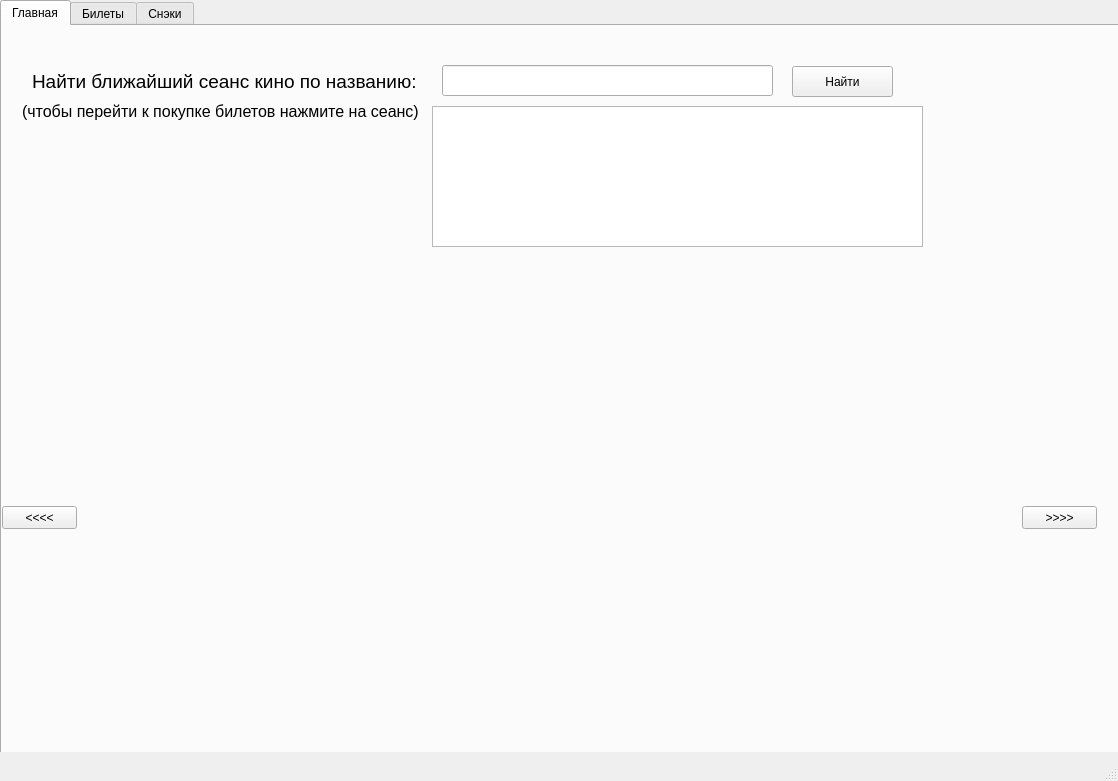
<?xml version="1.0" encoding="UTF-8"?>
<ui version="4.0">
 <class>MainWindow</class>
 <widget class="QMainWindow" name="MainWindow">
  <property name="geometry">
   <rect>
    <x>0</x>
    <y>0</y>
    <width>1118</width>
    <height>781</height>
   </rect>
  </property>
  <property name="windowTitle">
   <string>Сеть Кинотеатров</string>
  </property>
  <widget class="QWidget" name="centralwidget">
   <widget class="QTabWidget" name="tabWidget">
    <property name="geometry">
     <rect>
      <x>0</x>
      <y>0</y>
      <width>1271</width>
      <height>811</height>
     </rect>
    </property>
    <property name="currentIndex">
     <number>0</number>
    </property>
    <widget class="QWidget" name="tab">
     <attribute name="title">
      <string>Главная</string>
     </attribute>
     <widget class="QLabel" name="playbill_image">
      <property name="geometry">
       <rect>
        <x>0</x>
        <y>260</y>
        <width>1111</width>
        <height>481</height>
       </rect>
      </property>
      <property name="text">
       <string/>
      </property>
     </widget>
     <widget class="QPushButton" name="left_image">
      <property name="geometry">
       <rect>
        <x>0</x>
        <y>480</y>
        <width>75</width>
        <height>23</height>
       </rect>
      </property>
      <property name="text">
       <string>&lt;&lt;&lt;&lt;</string>
      </property>
     </widget>
     <widget class="QPushButton" name="right_image">
      <property name="geometry">
       <rect>
        <x>1020</x>
        <y>480</y>
        <width>75</width>
        <height>23</height>
       </rect>
      </property>
      <property name="text">
       <string>&gt;&gt;&gt;&gt;</string>
      </property>
     </widget>
     <widget class="QLabel" name="label_30">
      <property name="geometry">
       <rect>
        <x>30</x>
        <y>30</y>
        <width>421</width>
        <height>51</height>
       </rect>
      </property>
      <property name="font">
       <font>
        <pointsize>14</pointsize>
       </font>
      </property>
      <property name="text">
       <string>Найти ближайший сеанс кино по названию:</string>
      </property>
     </widget>
     <widget class="QListWidget" name="nearst_sessions">
      <property name="geometry">
       <rect>
        <x>430</x>
        <y>80</y>
        <width>491</width>
        <height>141</height>
       </rect>
      </property>
     </widget>
     <widget class="QPushButton" name="nearst_btn">
      <property name="geometry">
       <rect>
        <x>790</x>
        <y>40</y>
        <width>101</width>
        <height>31</height>
       </rect>
      </property>
      <property name="text">
       <string>Найти</string>
      </property>
     </widget>
     <widget class="QLabel" name="label_31">
      <property name="geometry">
       <rect>
        <x>20</x>
        <y>60</y>
        <width>411</width>
        <height>51</height>
       </rect>
      </property>
      <property name="font">
       <font>
        <pointsize>12</pointsize>
       </font>
      </property>
      <property name="text">
       <string>(чтобы перейти к покупке билетов нажмите на сеанс)</string>
      </property>
     </widget>
     <widget class="QLineEdit" name="title">
      <property name="geometry">
       <rect>
        <x>440</x>
        <y>39</y>
        <width>331</width>
        <height>31</height>
       </rect>
      </property>
     </widget>
    </widget>
    <widget class="QWidget" name="tab_2">
     <attribute name="title">
      <string>Билеты</string>
     </attribute>
     <widget class="QPushButton" name="pay">
      <property name="geometry">
       <rect>
        <x>1000</x>
        <y>70</y>
        <width>75</width>
        <height>23</height>
       </rect>
      </property>
      <property name="text">
       <string>Купить</string>
      </property>
     </widget>
     <widget class="QComboBox" name="combo_time">
      <property name="geometry">
       <rect>
        <x>670</x>
        <y>20</y>
        <width>171</width>
        <height>22</height>
       </rect>
      </property>
     </widget>
     <widget class="QLabel" name="label_price">
      <property name="geometry">
       <rect>
        <x>980</x>
        <y>30</y>
        <width>47</width>
        <height>13</height>
       </rect>
      </property>
      <property name="text">
       <string>Сумма:</string>
      </property>
     </widget>
     <widget class="QLCDNumber" name="price">
      <property name="geometry">
       <rect>
        <x>1020</x>
        <y>20</y>
        <width>91</width>
        <height>23</height>
       </rect>
      </property>
     </widget>
     <widget class="QComboBox" name="combo_cinema">
      <property name="geometry">
       <rect>
        <x>90</x>
        <y>20</y>
        <width>151</width>
        <height>22</height>
       </rect>
      </property>
     </widget>
     <widget class="QComboBox" name="combo_sessions">
      <property name="geometry">
       <rect>
        <x>430</x>
        <y>20</y>
        <width>151</width>
        <height>22</height>
       </rect>
      </property>
     </widget>
     <widget class="QComboBox" name="combo_halls">
      <property name="geometry">
       <rect>
        <x>320</x>
        <y>20</y>
        <width>51</width>
        <height>22</height>
       </rect>
      </property>
     </widget>
     <widget class="QPushButton" name="choose_btn">
      <property name="geometry">
       <rect>
        <x>850</x>
        <y>20</y>
        <width>101</width>
        <height>23</height>
       </rect>
      </property>
      <property name="text">
       <string>Выбрать место</string>
      </property>
     </widget>
     <widget class="QWidget" name="horizontalLayoutWidget">
      <property name="geometry">
       <rect>
        <x>70</x>
        <y>60</y>
        <width>761</width>
        <height>17</height>
       </rect>
      </property>
      <layout class="QHBoxLayout" name="horizontalLayout">
       <item>
        <widget class="QLabel" name="label_7">
         <property name="text">
          <string>1</string>
         </property>
        </widget>
       </item>
       <item>
        <widget class="QLabel" name="label_15">
         <property name="text">
          <string>2</string>
         </property>
        </widget>
       </item>
       <item>
        <widget class="QLabel" name="label_23">
         <property name="text">
          <string>3</string>
         </property>
        </widget>
       </item>
       <item>
        <widget class="QLabel" name="label_26">
         <property name="text">
          <string>4</string>
         </property>
        </widget>
       </item>
       <item>
        <widget class="QLabel" name="label_25">
         <property name="text">
          <string>5</string>
         </property>
        </widget>
       </item>
       <item>
        <widget class="QLabel" name="label_24">
         <property name="text">
          <string>6</string>
         </property>
        </widget>
       </item>
       <item>
        <widget class="QLabel" name="label_22">
         <property name="text">
          <string>7</string>
         </property>
        </widget>
       </item>
       <item>
        <widget class="QLabel" name="label_21">
         <property name="text">
          <string>8</string>
         </property>
        </widget>
       </item>
       <item>
        <widget class="QLabel" name="label_20">
         <property name="text">
          <string>9</string>
         </property>
        </widget>
       </item>
       <item>
        <widget class="QLabel" name="label_19">
         <property name="text">
          <string>10</string>
         </property>
        </widget>
       </item>
       <item>
        <widget class="QLabel" name="label_18">
         <property name="text">
          <string>11</string>
         </property>
        </widget>
       </item>
       <item>
        <widget class="QLabel" name="label_17">
         <property name="text">
          <string>12</string>
         </property>
        </widget>
       </item>
       <item>
        <widget class="QLabel" name="label_16">
         <property name="text">
          <string>13</string>
         </property>
        </widget>
       </item>
       <item>
        <widget class="QLabel" name="label_14">
         <property name="text">
          <string>14</string>
         </property>
        </widget>
       </item>
       <item>
        <widget class="QLabel" name="label_13">
         <property name="text">
          <string>15</string>
         </property>
        </widget>
       </item>
       <item>
        <widget class="QLabel" name="label_12">
         <property name="text">
          <string>16</string>
         </property>
        </widget>
       </item>
       <item>
        <widget class="QLabel" name="label_11">
         <property name="text">
          <string>17</string>
         </property>
        </widget>
       </item>
       <item>
        <widget class="QLabel" name="label_10">
         <property name="text">
          <string>18</string>
         </property>
        </widget>
       </item>
       <item>
        <widget class="QLabel" name="label_9">
         <property name="text">
          <string>19</string>
         </property>
        </widget>
       </item>
       <item>
        <widget class="QLabel" name="label_8">
         <property name="text">
          <string>20</string>
         </property>
        </widget>
       </item>
       <item>
        <widget class="QLabel" name="label_6">
         <property name="text">
          <string>21</string>
         </property>
        </widget>
       </item>
       <item>
        <widget class="QLabel" name="label_5">
         <property name="text">
          <string>22</string>
         </property>
        </widget>
       </item>
       <item>
        <widget class="QLabel" name="label_4">
         <property name="text">
          <string>23</string>
         </property>
        </widget>
       </item>
       <item>
        <widget class="QLabel" name="label_3">
         <property name="text">
          <string>24</string>
         </property>
        </widget>
       </item>
       <item>
        <widget class="QLabel" name="label_2">
         <property name="text">
          <string>25</string>
         </property>
        </widget>
       </item>
       <item>
        <widget class="QLabel" name="label_53">
         <property name="text">
          <string>26</string>
         </property>
        </widget>
       </item>
       <item>
        <widget class="QLabel" name="label_55">
         <property name="text">
          <string>27</string>
         </property>
        </widget>
       </item>
       <item>
        <widget class="QLabel" name="label_54">
         <property name="text">
          <string>28</string>
         </property>
        </widget>
       </item>
       <item>
        <widget class="QLabel" name="label_56">
         <property name="text">
          <string>29</string>
         </property>
        </widget>
       </item>
       <item>
        <widget class="QLabel" name="label_58">
         <property name="text">
          <string>30</string>
         </property>
        </widget>
       </item>
       <item>
        <widget class="QLabel" name="label_59">
         <property name="text">
          <string>31</string>
         </property>
        </widget>
       </item>
       <item>
        <widget class="QLabel" name="label_57">
         <property name="text">
          <string>32</string>
         </property>
        </widget>
       </item>
       <item>
        <widget class="QLabel" name="label_60">
         <property name="text">
          <string>33</string>
         </property>
        </widget>
       </item>
       <item>
        <widget class="QLabel" name="label_62">
         <property name="text">
          <string>34</string>
         </property>
        </widget>
       </item>
       <item>
        <widget class="QLabel" name="label_61">
         <property name="text">
          <string>35</string>
         </property>
        </widget>
       </item>
      </layout>
     </widget>
     <widget class="QWidget" name="verticalLayoutWidget">
      <property name="geometry">
       <rect>
        <x>30</x>
        <y>90</y>
        <width>16</width>
        <height>631</height>
       </rect>
      </property>
      <layout class="QVBoxLayout" name="verticalLayout">
       <item>
        <widget class="QLabel" name="label_63">
         <property name="text">
          <string>1</string>
         </property>
        </widget>
       </item>
       <item>
        <widget class="QLabel" name="label_69">
         <property name="text">
          <string>2</string>
         </property>
        </widget>
       </item>
       <item>
        <widget class="QLabel" name="label_74">
         <property name="text">
          <string>3</string>
         </property>
        </widget>
       </item>
       <item>
        <widget class="QLabel" name="label_75">
         <property name="text">
          <string>4</string>
         </property>
        </widget>
       </item>
       <item>
        <widget class="QLabel" name="label_79">
         <property name="text">
          <string>5</string>
         </property>
        </widget>
       </item>
       <item>
        <widget class="QLabel" name="label_81">
         <property name="text">
          <string>6</string>
         </property>
        </widget>
       </item>
       <item>
        <widget class="QLabel" name="label_83">
         <property name="text">
          <string>7</string>
         </property>
        </widget>
       </item>
       <item>
        <widget class="QLabel" name="label_106">
         <property name="text">
          <string>8</string>
         </property>
        </widget>
       </item>
       <item>
        <widget class="QLabel" name="label_110">
         <property name="text">
          <string>9</string>
         </property>
        </widget>
       </item>
       <item>
        <widget class="QLabel" name="label_112">
         <property name="text">
          <string>10</string>
         </property>
        </widget>
       </item>
       <item>
        <widget class="QLabel" name="label_114">
         <property name="text">
          <string>11</string>
         </property>
        </widget>
       </item>
       <item>
        <widget class="QLabel" name="label_116">
         <property name="text">
          <string>12</string>
         </property>
        </widget>
       </item>
       <item>
        <widget class="QLabel" name="label_119">
         <property name="text">
          <string>13</string>
         </property>
        </widget>
       </item>
       <item>
        <widget class="QLabel" name="label_121">
         <property name="text">
          <string>14</string>
         </property>
        </widget>
       </item>
       <item>
        <widget class="QLabel" name="label_120">
         <property name="text">
          <string>15</string>
         </property>
        </widget>
       </item>
       <item>
        <widget class="QLabel" name="label_118">
         <property name="text">
          <string>16</string>
         </property>
        </widget>
       </item>
       <item>
        <widget class="QLabel" name="label_117">
         <property name="text">
          <string>17</string>
         </property>
        </widget>
       </item>
       <item>
        <widget class="QLabel" name="label_115">
         <property name="text">
          <string>18</string>
         </property>
        </widget>
       </item>
       <item>
        <widget class="QLabel" name="label_113">
         <property name="text">
          <string>19</string>
         </property>
        </widget>
       </item>
       <item>
        <widget class="QLabel" name="label_111">
         <property name="text">
          <string>20</string>
         </property>
        </widget>
       </item>
       <item>
        <widget class="QLabel" name="label_109">
         <property name="text">
          <string>21</string>
         </property>
        </widget>
       </item>
       <item>
        <widget class="QLabel" name="label_108">
         <property name="text">
          <string>22</string>
         </property>
        </widget>
       </item>
       <item>
        <widget class="QLabel" name="label_107">
         <property name="text">
          <string>23</string>
         </property>
        </widget>
       </item>
       <item>
        <widget class="QLabel" name="label_82">
         <property name="text">
          <string>24</string>
         </property>
        </widget>
       </item>
       <item>
        <widget class="QLabel" name="label_80">
         <property name="text">
          <string>25</string>
         </property>
        </widget>
       </item>
       <item>
        <widget class="QLabel" name="label_78">
         <property name="text">
          <string>26</string>
         </property>
        </widget>
       </item>
       <item>
        <widget class="QLabel" name="label_77">
         <property name="text">
          <string>27</string>
         </property>
        </widget>
       </item>
       <item>
        <widget class="QLabel" name="label_76">
         <property name="text">
          <string>28</string>
         </property>
        </widget>
       </item>
       <item>
        <widget class="QLabel" name="label_73">
         <property name="text">
          <string>29</string>
         </property>
        </widget>
       </item>
       <item>
        <widget class="QLabel" name="label_72">
         <property name="text">
          <string>30</string>
         </property>
        </widget>
       </item>
      </layout>
     </widget>
     <widget class="QLabel" name="label">
      <property name="geometry">
       <rect>
        <x>20</x>
        <y>20</y>
        <width>121</width>
        <height>16</height>
       </rect>
      </property>
      <property name="text">
       <string>Кинотеатр:</string>
      </property>
     </widget>
     <widget class="QLabel" name="label_27">
      <property name="geometry">
       <rect>
        <x>250</x>
        <y>20</y>
        <width>71</width>
        <height>16</height>
       </rect>
      </property>
      <property name="text">
       <string>Номер зала:</string>
      </property>
     </widget>
     <widget class="QLabel" name="label_28">
      <property name="geometry">
       <rect>
        <x>390</x>
        <y>20</y>
        <width>47</width>
        <height>13</height>
       </rect>
      </property>
      <property name="text">
       <string>Кино:</string>
      </property>
     </widget>
     <widget class="QLabel" name="label_29">
      <property name="geometry">
       <rect>
        <x>590</x>
        <y>20</y>
        <width>81</width>
        <height>16</height>
       </rect>
      </property>
      <property name="text">
       <string>Дата и время:</string>
      </property>
     </widget>
    </widget>
    <widget class="QWidget" name="tab_3">
     <attribute name="title">
      <string>Снэки</string>
     </attribute>
     <widget class="QLabel" name="label_32">
      <property name="geometry">
       <rect>
        <x>360</x>
        <y>-10</y>
        <width>231</width>
        <height>111</height>
       </rect>
      </property>
      <property name="font">
       <font>
        <pointsize>20</pointsize>
       </font>
      </property>
      <property name="text">
       <string>Снэки к фильмам</string>
      </property>
     </widget>
     <widget class="QLabel" name="label_33">
      <property name="geometry">
       <rect>
        <x>60</x>
        <y>90</y>
        <width>201</width>
        <height>61</height>
       </rect>
      </property>
      <property name="font">
       <font>
        <pointsize>15</pointsize>
       </font>
      </property>
      <property name="text">
       <string>Попкорн(сладкий):</string>
      </property>
     </widget>
     <widget class="QComboBox" name="popcorn_sweet_gramm">
      <property name="geometry">
       <rect>
        <x>250</x>
        <y>110</y>
        <width>71</width>
        <height>22</height>
       </rect>
      </property>
     </widget>
     <widget class="QSpinBox" name="popcorn_sweet_spin">
      <property name="geometry">
       <rect>
        <x>340</x>
        <y>110</y>
        <width>42</width>
        <height>22</height>
       </rect>
      </property>
     </widget>
     <widget class="QListWidget" name="check_list">
      <property name="geometry">
       <rect>
        <x>180</x>
        <y>420</y>
        <width>551</width>
        <height>301</height>
       </rect>
      </property>
     </widget>
     <widget class="QSpinBox" name="popcorn_salt_spin">
      <property name="geometry">
       <rect>
        <x>340</x>
        <y>170</y>
        <width>42</width>
        <height>22</height>
       </rect>
      </property>
     </widget>
     <widget class="QComboBox" name="popcorn_salt_gramm">
      <property name="geometry">
       <rect>
        <x>250</x>
        <y>170</y>
        <width>71</width>
        <height>22</height>
       </rect>
      </property>
     </widget>
     <widget class="QLabel" name="label_34">
      <property name="geometry">
       <rect>
        <x>60</x>
        <y>150</y>
        <width>201</width>
        <height>61</height>
       </rect>
      </property>
      <property name="font">
       <font>
        <pointsize>15</pointsize>
       </font>
      </property>
      <property name="text">
       <string>Попкорн(соленый):</string>
      </property>
     </widget>
     <widget class="QLabel" name="label_35">
      <property name="geometry">
       <rect>
        <x>60</x>
        <y>230</y>
        <width>201</width>
        <height>61</height>
       </rect>
      </property>
      <property name="font">
       <font>
        <pointsize>15</pointsize>
       </font>
      </property>
      <property name="text">
       <string>Начос(150гр):</string>
      </property>
     </widget>
     <widget class="QSpinBox" name="nachos_spin">
      <property name="geometry">
       <rect>
        <x>250</x>
        <y>250</y>
        <width>42</width>
        <height>22</height>
       </rect>
      </property>
     </widget>
     <widget class="QSpinBox" name="snickers_spin">
      <property name="geometry">
       <rect>
        <x>810</x>
        <y>250</y>
        <width>42</width>
        <height>22</height>
       </rect>
      </property>
     </widget>
     <widget class="QComboBox" name="coca_cola_gramm">
      <property name="geometry">
       <rect>
        <x>810</x>
        <y>110</y>
        <width>71</width>
        <height>22</height>
       </rect>
      </property>
     </widget>
     <widget class="QSpinBox" name="coca_cola_spin">
      <property name="geometry">
       <rect>
        <x>900</x>
        <y>110</y>
        <width>42</width>
        <height>22</height>
       </rect>
      </property>
     </widget>
     <widget class="QLabel" name="label_36">
      <property name="geometry">
       <rect>
        <x>600</x>
        <y>230</y>
        <width>221</width>
        <height>61</height>
       </rect>
      </property>
      <property name="font">
       <font>
        <pointsize>15</pointsize>
       </font>
      </property>
      <property name="text">
       <string>Батончик Snickers:</string>
      </property>
     </widget>
     <widget class="QLabel" name="label_37">
      <property name="geometry">
       <rect>
        <x>600</x>
        <y>90</y>
        <width>221</width>
        <height>61</height>
       </rect>
      </property>
      <property name="font">
       <font>
        <pointsize>15</pointsize>
       </font>
      </property>
      <property name="text">
       <string>Газировка Coca-Cola:</string>
      </property>
     </widget>
     <widget class="QComboBox" name="sprite_gramm">
      <property name="geometry">
       <rect>
        <x>810</x>
        <y>170</y>
        <width>71</width>
        <height>22</height>
       </rect>
      </property>
     </widget>
     <widget class="QLabel" name="label_38">
      <property name="geometry">
       <rect>
        <x>600</x>
        <y>150</y>
        <width>221</width>
        <height>61</height>
       </rect>
      </property>
      <property name="font">
       <font>
        <pointsize>15</pointsize>
       </font>
      </property>
      <property name="text">
       <string>Газировка Sprite:</string>
      </property>
     </widget>
     <widget class="QSpinBox" name="sprite_spin">
      <property name="geometry">
       <rect>
        <x>900</x>
        <y>170</y>
        <width>42</width>
        <height>22</height>
       </rect>
      </property>
     </widget>
     <widget class="QLabel" name="label_39">
      <property name="geometry">
       <rect>
        <x>760</x>
        <y>420</y>
        <width>171</width>
        <height>71</height>
       </rect>
      </property>
      <property name="font">
       <font>
        <pointsize>15</pointsize>
       </font>
      </property>
      <property name="text">
       <string>Сумма к оплате:</string>
      </property>
     </widget>
     <widget class="QLCDNumber" name="summa_lcd">
      <property name="geometry">
       <rect>
        <x>930</x>
        <y>450</y>
        <width>111</width>
        <height>23</height>
       </rect>
      </property>
     </widget>
     <widget class="QPushButton" name="pay_btn">
      <property name="geometry">
       <rect>
        <x>860</x>
        <y>500</y>
        <width>91</width>
        <height>31</height>
       </rect>
      </property>
      <property name="text">
       <string>Купить</string>
      </property>
     </widget>
     <widget class="QPushButton" name="clear_products">
      <property name="geometry">
       <rect>
        <x>330</x>
        <y>350</y>
        <width>75</width>
        <height>23</height>
       </rect>
      </property>
      <property name="text">
       <string>Очистить</string>
      </property>
     </widget>
     <widget class="QPushButton" name="add_product">
      <property name="geometry">
       <rect>
        <x>510</x>
        <y>350</y>
        <width>121</width>
        <height>23</height>
       </rect>
      </property>
      <property name="text">
       <string>Добавить товар(-ы)</string>
      </property>
     </widget>
     <widget class="QRadioButton" name="nachos_with">
      <property name="geometry">
       <rect>
        <x>90</x>
        <y>290</y>
        <width>101</width>
        <height>31</height>
       </rect>
      </property>
      <property name="font">
       <font>
        <pointsize>13</pointsize>
       </font>
      </property>
      <property name="text">
       <string>С соусом</string>
      </property>
     </widget>
     <widget class="QRadioButton" name="nachos_without">
      <property name="geometry">
       <rect>
        <x>90</x>
        <y>320</y>
        <width>111</width>
        <height>31</height>
       </rect>
      </property>
      <property name="font">
       <font>
        <pointsize>13</pointsize>
       </font>
      </property>
      <property name="text">
       <string>Без соуса</string>
      </property>
     </widget>
     <widget class="QLabel" name="message_snack">
      <property name="geometry">
       <rect>
        <x>760</x>
        <y>570</y>
        <width>311</width>
        <height>81</height>
       </rect>
      </property>
      <property name="font">
       <font>
        <pointsize>15</pointsize>
       </font>
      </property>
      <property name="text">
       <string/>
      </property>
     </widget>
     <widget class="QLabel" name="label_40">
      <property name="geometry">
       <rect>
        <x>390</x>
        <y>120</y>
        <width>47</width>
        <height>13</height>
       </rect>
      </property>
      <property name="font">
       <font>
        <pointsize>13</pointsize>
       </font>
      </property>
      <property name="text">
       <string>шт.</string>
      </property>
     </widget>
     <widget class="QLabel" name="label_41">
      <property name="geometry">
       <rect>
        <x>390</x>
        <y>180</y>
        <width>47</width>
        <height>13</height>
       </rect>
      </property>
      <property name="font">
       <font>
        <pointsize>13</pointsize>
       </font>
      </property>
      <property name="text">
       <string>шт.</string>
      </property>
     </widget>
     <widget class="QLabel" name="label_42">
      <property name="geometry">
       <rect>
        <x>300</x>
        <y>260</y>
        <width>47</width>
        <height>13</height>
       </rect>
      </property>
      <property name="font">
       <font>
        <pointsize>13</pointsize>
       </font>
      </property>
      <property name="text">
       <string>шт.</string>
      </property>
     </widget>
     <widget class="QLabel" name="label_43">
      <property name="geometry">
       <rect>
        <x>950</x>
        <y>120</y>
        <width>47</width>
        <height>13</height>
       </rect>
      </property>
      <property name="font">
       <font>
        <pointsize>13</pointsize>
       </font>
      </property>
      <property name="text">
       <string>шт.</string>
      </property>
     </widget>
     <widget class="QLabel" name="label_44">
      <property name="geometry">
       <rect>
        <x>950</x>
        <y>180</y>
        <width>47</width>
        <height>13</height>
       </rect>
      </property>
      <property name="font">
       <font>
        <pointsize>13</pointsize>
       </font>
      </property>
      <property name="text">
       <string>шт.</string>
      </property>
     </widget>
     <widget class="QLabel" name="label_45">
      <property name="geometry">
       <rect>
        <x>860</x>
        <y>260</y>
        <width>47</width>
        <height>13</height>
       </rect>
      </property>
      <property name="font">
       <font>
        <pointsize>13</pointsize>
       </font>
      </property>
      <property name="text">
       <string>шт.</string>
      </property>
     </widget>
     <widget class="QLabel" name="label_46">
      <property name="geometry">
       <rect>
        <x>410</x>
        <y>370</y>
        <width>101</width>
        <height>31</height>
       </rect>
      </property>
      <property name="font">
       <font>
        <pointsize>14</pointsize>
       </font>
      </property>
      <property name="text">
       <string>Корзина</string>
      </property>
     </widget>
     <widget class="QLabel" name="label_47">
      <property name="geometry">
       <rect>
        <x>1050</x>
        <y>450</y>
        <width>47</width>
        <height>21</height>
       </rect>
      </property>
      <property name="font">
       <font>
        <pointsize>13</pointsize>
       </font>
      </property>
      <property name="text">
       <string>р.</string>
      </property>
     </widget>
     <widget class="QLabel" name="label_48">
      <property name="geometry">
       <rect>
        <x>320</x>
        <y>400</y>
        <width>281</width>
        <height>16</height>
       </rect>
      </property>
      <property name="text">
       <string>(чтобы удалить товар нажмите на него в корзине)</string>
      </property>
     </widget>
    </widget>
   </widget>
  </widget>
  <widget class="QStatusBar" name="statusbar">
   <property name="font">
    <font>
     <pointsize>15</pointsize>
    </font>
   </property>
  </widget>
 </widget>
 <resources/>
 <connections/>
</ui>
